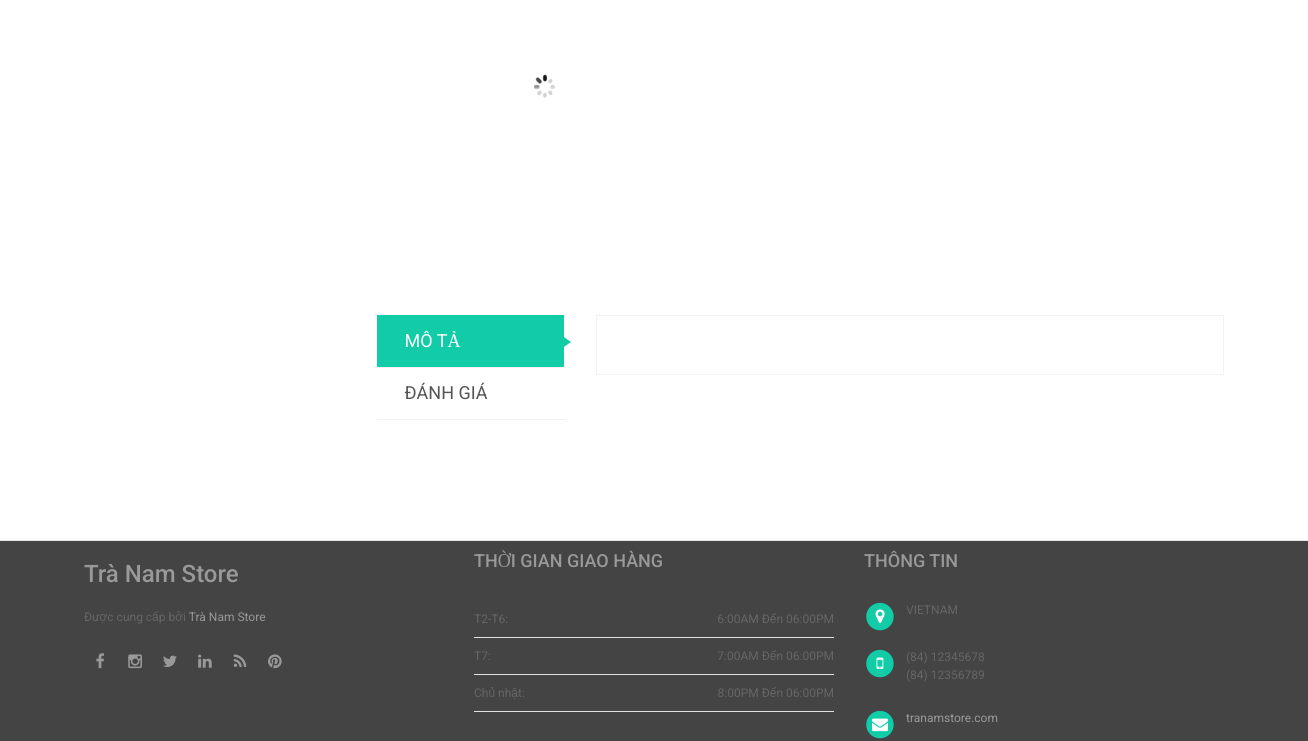
The page /product-details.php?pid=1 (lower part) on the database as committed earlier.
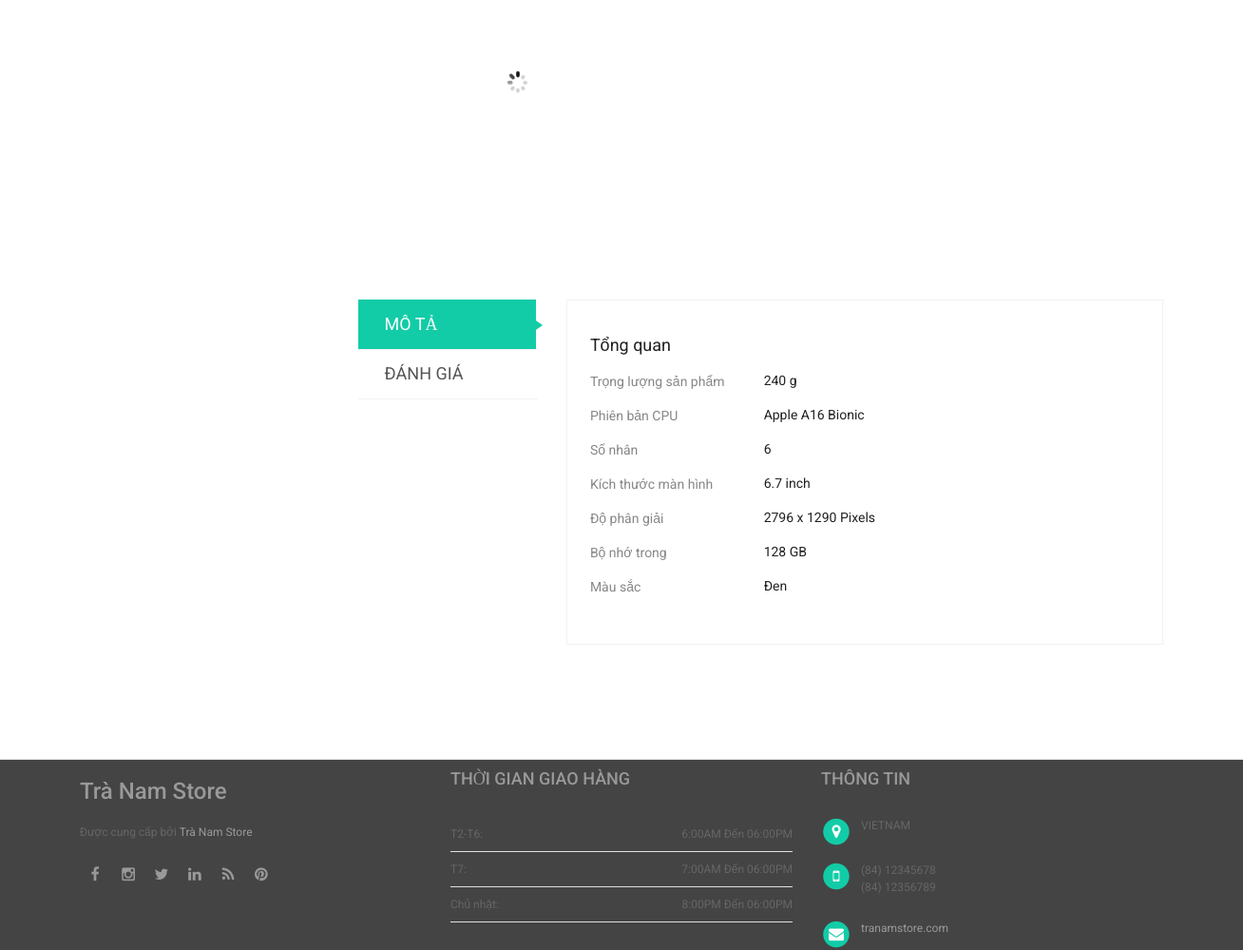
The same page on the database as committed later.
### tables this page shows
CREATE TABLE `products` (
  `id` int(11) NOT NULL,
  `category` int(11) NOT NULL,
  `subcategory` int(11) DEFAULT NULL,
  `productcapacity` varchar(5) DEFAULT NULL,
  `productColor` varchar(255) DEFAULT NULL,
  `productPrice` int(11) DEFAULT NULL,
  `productPriceBeforeDiscount` int(11) DEFAULT NULL,
  `productAmount` int(5) DEFAULT NULL,
  `productDescription` longtext DEFAULT NULL,
  `productImage1` varchar(255) DEFAULT NULL,
  `productImage2` varchar(255) DEFAULT NULL,
  `productImage3` varchar(255) DEFAULT NULL,
  `shippingCharge` int(11) DEFAULT NULL,
  `productAvailability` varchar(255) DEFAULT NULL,
  `postingDate` timestamp NULL DEFAULT current_timestamp(),
  `updationDate` varchar(255) DEFAULT NULL
);

### product-details.php (the view, shortened to what this page needs)
<?php
include('includes/config.php');
$pid = intval($_GET['pid']);
?>
<!DOCTYPE html>
<html lang="en">
<head>
	<link rel="stylesheet" href="assets/css/bootstrap.min.css">
	<link rel="stylesheet" href="assets/css/main.css">
	<link rel="stylesheet" href="assets/css/green.css">
	<link rel="stylesheet" href="assets/css/owl.carousel.css">
	<link rel="stylesheet" href="assets/css/owl.transitions.css">
	<link href="assets/css/lightbox.css" rel="stylesheet">
	<link rel="stylesheet" href="assets/css/animate.min.css">
	<link rel="stylesheet" href="assets/css/rateit.css">
	<link rel="stylesheet" href="assets/css/bootstrap-select.min.css">
	<link rel="stylesheet" href="assets/css/config.css">
	<link href="assets/css/green.css" rel="alternate stylesheet" title="Green color">
	<link href="assets/css/blue.css" rel="alternate stylesheet" title="Blue color">
	<link href="assets/css/red.css" rel="alternate stylesheet" title="Red color">
	<link href="assets/css/orange.css" rel="alternate stylesheet" title="Orange color">
	<link href="assets/css/dark-green.css" rel="alternate stylesheet" title="Darkgreen color">
	<link rel="stylesheet" href="assets/css/font-awesome.min.css">
</head>
<body class="cnt-home">
	<div class="body-content outer-top-xs">
		<div class='container'>
			<div class='row single-product outer-bottom-sm '>
				<?php
				$ret = mysqli_query($con, "select products.*,subcategory.subcategory as productName from products join subcategory on subcategory.id=products.subcategory where products.id='$pid'");
				while ($row = mysqli_fetch_array($ret)) {
				?>
					<div class='col-md-9'>
						<div class="row  wow fadeInUp">
							<div class="col-xs-12 col-sm-6 col-md-5 gallery-holder">
								<div class="product-item-holder size-big single-product-gallery small-gallery">
									<div class="single-product-gallery-thumbs gallery-thumbs">
										<div id="owl-single-product-thumbnails">
											<div class="item">
												<a class="horizontal-thumb" data-target="#owl-single-product" data-slide="3" href="#slide3">
													<img class="img-responsive" width="85" alt="" src="assets/images/blank.gif" data-echo="admin/productimages/<?php echo htmlentities($row['id']); ?>/<?php echo htmlentities($row['productImage3']); ?>" height="200" />
												</a>
											</div>
										</div>
									</div>
								</div>
							</div>
						</div>
						<div class="product-tabs inner-bottom-xs  wow fadeInUp">
							<div class="row">
								<div class="col-sm-3">
									<ul id="product-tabs" class="nav nav-tabs nav-tab-cell">
										<li class="active"><a data-toggle="tab" href="#description">Mô tả</a></li>
										<li><a data-toggle="tab" href="#review">ĐÁNH GIÁ</a></li>
									</ul>
								</div>
								<div class="col-sm-9">
									<div class="tab-content">
										<div id="description" class="tab-pane in active">
											<div class="product-tab">
												<p class="text"><?php echo $row['productDescription']; ?></p>
											</div>
										</div>
									</div>
								</div>
							</div>
						</div>
					</div>
			</div>
		</div>
	<?php $cid = $row['category'];
				} ?>
	</div>
	<?php include('includes/footer.php'); ?>
</body>
</html>

Rows that differ between the two databases and show on the page:
changed products: productDescription (not shown) → "Tổng quan Trọng lượng sản phẩm 240 g Phiên bản CPU Apple A16 Bionic Số nhân 6 Kích thước màn hình 6.7 inch Độ phân giải 2796 x 1290 Pixels Bộ nhớ trong 128 GB Màu sắc Đen"
